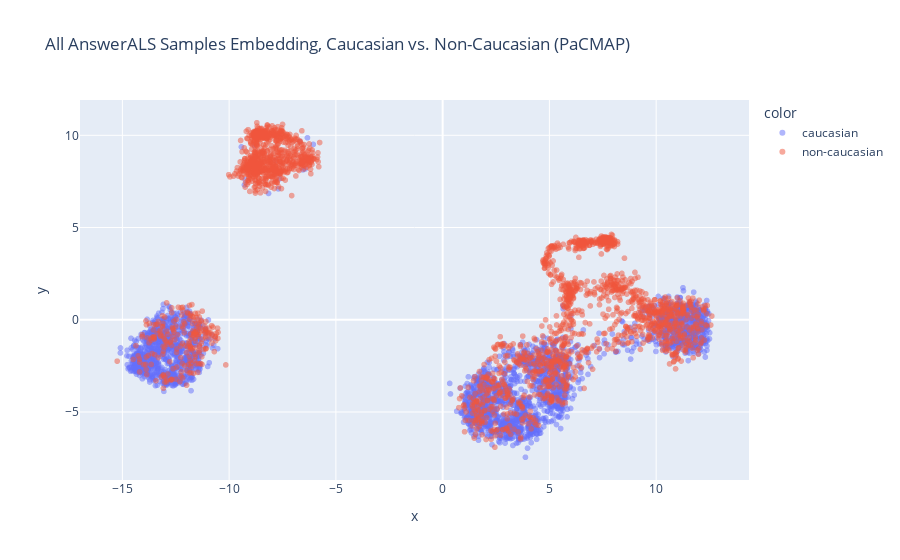
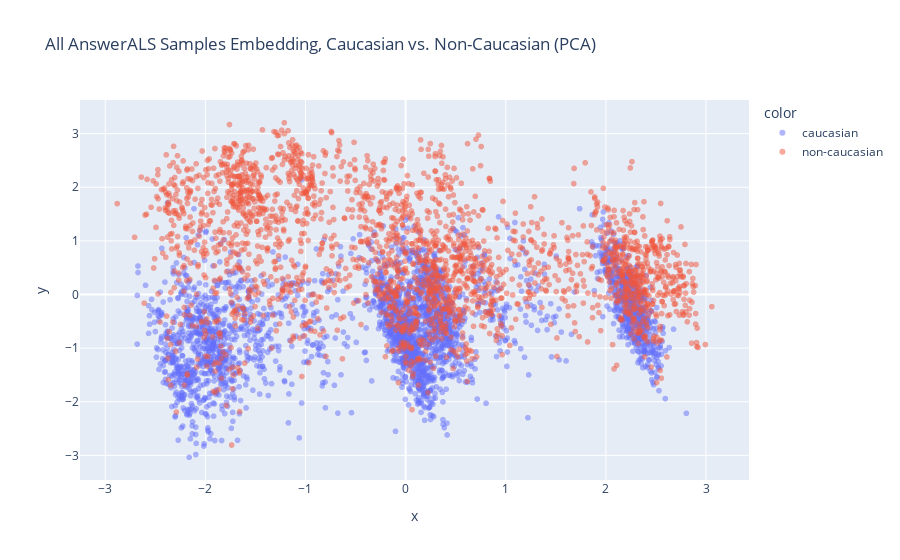

Source (notebook cell) for these figures, in order:
### Code cell
perform_dimensional_reduction_and_plot(
    answerAlsDataFrame.drop(['caucasian', 'label',], axis=1), 
    'PaCMAP', 
    "All AnswerALS Samples Embedding, Caucasian vs. Non-Caucasian (PaCMAP)",
    color_map=answerAlsDataFrame['caucasian'],
    #shape_map=answerAlsDataFrame['label']
    )

perform_dimensional_reduction_and_plot(
    answerAlsDataFrame.drop(['caucasian', 'label'], axis=1), 
    'PCA', 
    "All AnswerALS Samples Embedding, Caucasian vs. Non-Caucasian (PCA)",
    color_map=answerAlsDataFrame['caucasian'],
    #shape_map=answerAlsDataFrame['label']
    )

perform_dimensional_reduction_and_plot(
    answerAlsDataFrame.drop(['caucasian', 'label'], axis=1), 
    'UMAP', 
    "All AnswerALS Samples Embedding, Caucasian vs. Non-Caucasian (UMAP)",
    color_map=answerAlsDataFrame['caucasian'],
    #shape_map=answerAlsDataFrame['label']
    )

### Figure 1 — Plotly figure (JSON) as saved in the notebook; plotly's stock layout.template omitted (floating-point values rounded to 4 significant figures; data arrays with more than 128 entries replaced by an {"elided": "..."} marker saying what was removed)
{"data": [{"customdata": {"elided": "2850x1 str values"}, "hovertemplate": "color=caucasian<br>x=%{x}<br>y=%{y}<br>id=%{customdata[0]}<extra></extra>", "legendgroup": "caucasian", "marker": {"color": "#636efa", "opacity": 0.5, "symbol": "circle"}, "mode": "markers", "name": "caucasian", "showlegend": true, "type": "scattergl", "x": {"elided": "2850 float values"}, "xaxis": "x", "y": {"elided": "2850 float values"}, "yaxis": "y"}, {"customdata": {"elided": "2293x1 str values"}, "hovertemplate": "color=non-caucasian<br>x=%{x}<br>y=%{y}<br>id=%{customdata[0]}<extra></extra>", "legendgroup": "non-caucasian", "marker": {"color": "#EF553B", "opacity": 0.5, "symbol": "circle"}, "mode": "markers", "name": "non-caucasian", "showlegend": true, "type": "scattergl", "x": {"elided": "2293 float values"}, "xaxis": "x", "y": {"elided": "2293 float values"}, "yaxis": "y"}], "layout": {"legend": {"title": {"text": "color"}, "tracegroupgap": 0}, "title": {"text": "All AnswerALS Samples Embedding, Caucasian vs. Non-Caucasian (PaCMAP)"}, "xaxis": {"anchor": "y", "domain": [0, 1], "title": {"text": "x"}}, "yaxis": {"anchor": "x", "domain": [0, 1], "title": {"text": "y"}}}}

### Figure 2 — Plotly figure (JSON) as saved in the notebook; plotly's stock layout.template omitted (floating-point values rounded to 4 significant figures; data arrays with more than 128 entries replaced by an {"elided": "..."} marker saying what was removed)
{"data": [{"customdata": {"elided": "2850x1 str values"}, "hovertemplate": "color=caucasian<br>x=%{x}<br>y=%{y}<br>id=%{customdata[0]}<extra></extra>", "legendgroup": "caucasian", "marker": {"color": "#636efa", "opacity": 0.5, "symbol": "circle"}, "mode": "markers", "name": "caucasian", "showlegend": true, "type": "scattergl", "x": {"elided": "2850 float values"}, "xaxis": "x", "y": {"elided": "2850 float values"}, "yaxis": "y"}, {"customdata": {"elided": "2293x1 str values"}, "hovertemplate": "color=non-caucasian<br>x=%{x}<br>y=%{y}<br>id=%{customdata[0]}<extra></extra>", "legendgroup": "non-caucasian", "marker": {"color": "#EF553B", "opacity": 0.5, "symbol": "circle"}, "mode": "markers", "name": "non-caucasian", "showlegend": true, "type": "scattergl", "x": {"elided": "2293 float values"}, "xaxis": "x", "y": {"elided": "2293 float values"}, "yaxis": "y"}], "layout": {"legend": {"title": {"text": "color"}, "tracegroupgap": 0}, "title": {"text": "All AnswerALS Samples Embedding, Caucasian vs. Non-Caucasian (PCA)"}, "xaxis": {"anchor": "y", "domain": [0, 1], "title": {"text": "x"}}, "yaxis": {"anchor": "x", "domain": [0, 1], "title": {"text": "y"}}}}
